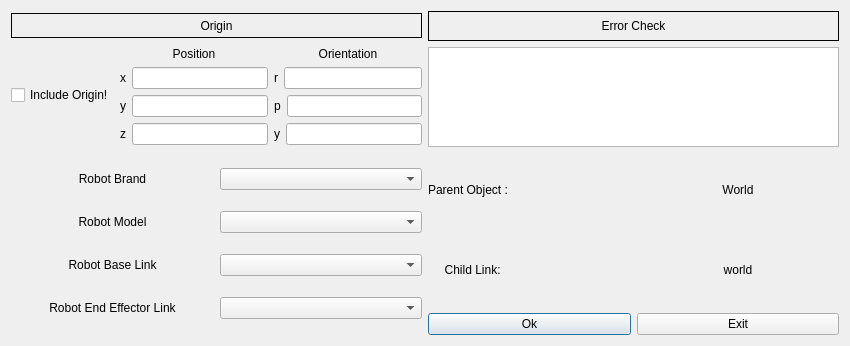
<?xml version="1.0" encoding="UTF-8"?>
<ui version="4.0">
 <class>AddRobot</class>
 <widget class="QDialog" name="AddRobot">
  <property name="geometry">
   <rect>
    <x>0</x>
    <y>0</y>
    <width>850</width>
    <height>346</height>
   </rect>
  </property>
  <property name="windowTitle">
   <string>Add Robot</string>
  </property>
  <layout class="QVBoxLayout" name="verticalLayout_7">
   <item>
    <layout class="QVBoxLayout" name="verticalLayout_6">
     <item>
      <layout class="QHBoxLayout" name="horizontalLayout_2">
       <item>
        <layout class="QVBoxLayout" name="verticalLayout_2">
         <item>
          <widget class="QLabel" name="origin_label_2">
           <property name="maximumSize">
            <size>
             <width>16777215</width>
             <height>25</height>
            </size>
           </property>
           <property name="frameShape">
            <enum>QFrame::Box</enum>
           </property>
           <property name="text">
            <string>Origin</string>
           </property>
           <property name="alignment">
            <set>Qt::AlignCenter</set>
           </property>
          </widget>
         </item>
         <item>
          <layout class="QHBoxLayout" name="horizontalLayout">
           <item>
            <widget class="QCheckBox" name="include_origin">
             <property name="text">
              <string>Include Origin!</string>
             </property>
            </widget>
           </item>
           <item>
            <layout class="QVBoxLayout" name="verticalLayout_14">
             <item>
              <widget class="QLabel" name="position_label_2">
               <property name="maximumSize">
                <size>
                 <width>16777215</width>
                 <height>15</height>
                </size>
               </property>
               <property name="text">
                <string>Position</string>
               </property>
               <property name="alignment">
                <set>Qt::AlignCenter</set>
               </property>
              </widget>
             </item>
             <item>
              <layout class="QHBoxLayout" name="horizontalLayout_21">
               <item>
                <widget class="QLabel" name="x_label_2">
                 <property name="text">
                  <string>x</string>
                 </property>
                 <property name="alignment">
                  <set>Qt::AlignCenter</set>
                 </property>
                </widget>
               </item>
               <item>
                <widget class="QLineEdit" name="x_2"/>
               </item>
              </layout>
             </item>
             <item>
              <layout class="QHBoxLayout" name="horizontalLayout_25">
               <item>
                <widget class="QLabel" name="y_label_2">
                 <property name="text">
                  <string>y</string>
                 </property>
                 <property name="alignment">
                  <set>Qt::AlignCenter</set>
                 </property>
                </widget>
               </item>
               <item>
                <widget class="QLineEdit" name="y_2"/>
               </item>
              </layout>
             </item>
             <item>
              <layout class="QHBoxLayout" name="horizontalLayout_26">
               <item>
                <widget class="QLabel" name="z_label_2">
                 <property name="text">
                  <string>z</string>
                 </property>
                 <property name="alignment">
                  <set>Qt::AlignCenter</set>
                 </property>
                </widget>
               </item>
               <item>
                <widget class="QLineEdit" name="z_2"/>
               </item>
              </layout>
             </item>
            </layout>
           </item>
           <item>
            <layout class="QVBoxLayout" name="verticalLayout_15">
             <item>
              <widget class="QLabel" name="orientation_label_2">
               <property name="maximumSize">
                <size>
                 <width>16777215</width>
                 <height>15</height>
                </size>
               </property>
               <property name="text">
                <string>Orientation</string>
               </property>
               <property name="alignment">
                <set>Qt::AlignCenter</set>
               </property>
              </widget>
             </item>
             <item>
              <layout class="QHBoxLayout" name="horizontalLayout_27">
               <item>
                <widget class="QLabel" name="roll_label_2">
                 <property name="text">
                  <string>r</string>
                 </property>
                 <property name="alignment">
                  <set>Qt::AlignCenter</set>
                 </property>
                </widget>
               </item>
               <item>
                <widget class="QLineEdit" name="roll_2"/>
               </item>
              </layout>
             </item>
             <item>
              <layout class="QHBoxLayout" name="horizontalLayout_28">
               <item>
                <widget class="QLabel" name="pitch_label_2">
                 <property name="text">
                  <string>p</string>
                 </property>
                 <property name="alignment">
                  <set>Qt::AlignCenter</set>
                 </property>
                </widget>
               </item>
               <item>
                <widget class="QLineEdit" name="pitch_2"/>
               </item>
              </layout>
             </item>
             <item>
              <layout class="QHBoxLayout" name="horizontalLayout_29">
               <item>
                <widget class="QLabel" name="yaw_label_2">
                 <property name="text">
                  <string>y</string>
                 </property>
                 <property name="alignment">
                  <set>Qt::AlignCenter</set>
                 </property>
                </widget>
               </item>
               <item>
                <widget class="QLineEdit" name="yaw_2"/>
               </item>
              </layout>
             </item>
            </layout>
           </item>
          </layout>
         </item>
        </layout>
       </item>
       <item>
        <layout class="QVBoxLayout" name="verticalLayout_3">
         <item>
          <widget class="QLabel" name="errorlist_label_2">
           <property name="maximumSize">
            <size>
             <width>16777215</width>
             <height>30</height>
            </size>
           </property>
           <property name="frameShape">
            <enum>QFrame::Box</enum>
           </property>
           <property name="text">
            <string>Error Check</string>
           </property>
           <property name="alignment">
            <set>Qt::AlignCenter</set>
           </property>
          </widget>
         </item>
         <item>
          <widget class="QTextBrowser" name="errorlist_2">
           <property name="maximumSize">
            <size>
             <width>16777215</width>
             <height>100</height>
            </size>
           </property>
          </widget>
         </item>
        </layout>
       </item>
      </layout>
     </item>
     <item>
      <layout class="QHBoxLayout" name="horizontalLayout_4">
       <item>
        <layout class="QVBoxLayout" name="verticalLayout">
         <item>
          <layout class="QHBoxLayout" name="horizontalLayout_43">
           <item>
            <widget class="QLabel" name="robot_brand_model">
             <property name="frameShape">
              <enum>QFrame::NoFrame</enum>
             </property>
             <property name="text">
              <string>Robot Brand</string>
             </property>
             <property name="alignment">
              <set>Qt::AlignCenter</set>
             </property>
            </widget>
           </item>
           <item>
            <widget class="QComboBox" name="robot_brand"/>
           </item>
          </layout>
         </item>
         <item>
          <layout class="QHBoxLayout" name="horizontalLayout_35">
           <item>
            <widget class="QLabel" name="robot_model_label">
             <property name="frameShape">
              <enum>QFrame::NoFrame</enum>
             </property>
             <property name="text">
              <string>Robot Model</string>
             </property>
             <property name="alignment">
              <set>Qt::AlignCenter</set>
             </property>
            </widget>
           </item>
           <item>
            <widget class="QComboBox" name="robot_model"/>
           </item>
          </layout>
         </item>
         <item>
          <layout class="QHBoxLayout" name="horizontalLayout_37">
           <item>
            <widget class="QLabel" name="robot_links_label">
             <property name="frameShape">
              <enum>QFrame::NoFrame</enum>
             </property>
             <property name="text">
              <string>Robot Base Link</string>
             </property>
             <property name="alignment">
              <set>Qt::AlignCenter</set>
             </property>
            </widget>
           </item>
           <item>
            <widget class="QComboBox" name="robot_links"/>
           </item>
          </layout>
         </item>
         <item>
          <layout class="QHBoxLayout" name="horizontalLayout_3">
           <item>
            <widget class="QLabel" name="robot_links_label_3">
             <property name="frameShape">
              <enum>QFrame::NoFrame</enum>
             </property>
             <property name="text">
              <string>Robot End Effector Link</string>
             </property>
             <property name="alignment">
              <set>Qt::AlignCenter</set>
             </property>
            </widget>
           </item>
           <item>
            <widget class="QComboBox" name="robot_ee_link"/>
           </item>
          </layout>
         </item>
        </layout>
       </item>
       <item>
        <layout class="QVBoxLayout" name="verticalLayout_5">
         <item>
          <layout class="QVBoxLayout" name="verticalLayout_4">
           <item>
            <layout class="QHBoxLayout" name="horizontalLayout_42">
             <item>
              <widget class="QLabel" name="parent_object_label">
               <property name="sizePolicy">
                <sizepolicy hsizetype="Minimum" vsizetype="Preferred">
                 <horstretch>0</horstretch>
                 <verstretch>0</verstretch>
                </sizepolicy>
               </property>
               <property name="frameShape">
                <enum>QFrame::NoFrame</enum>
               </property>
               <property name="text">
                <string>Parent Object :</string>
               </property>
               <property name="alignment">
                <set>Qt::AlignLeading|Qt::AlignLeft|Qt::AlignVCenter</set>
               </property>
              </widget>
             </item>
             <item>
              <widget class="QLabel" name="parent_object">
               <property name="text">
                <string>World</string>
               </property>
               <property name="alignment">
                <set>Qt::AlignCenter</set>
               </property>
               <property name="wordWrap">
                <bool>true</bool>
               </property>
              </widget>
             </item>
            </layout>
           </item>
           <item>
            <layout class="QHBoxLayout" name="horizontalLayout_34">
             <item>
              <widget class="QLabel" name="parent_link_label">
               <property name="sizePolicy">
                <sizepolicy hsizetype="Minimum" vsizetype="Minimum">
                 <horstretch>0</horstretch>
                 <verstretch>0</verstretch>
                </sizepolicy>
               </property>
               <property name="frameShape">
                <enum>QFrame::NoFrame</enum>
               </property>
               <property name="text">
                <string>     Child Link:</string>
               </property>
               <property name="alignment">
                <set>Qt::AlignLeading|Qt::AlignLeft|Qt::AlignVCenter</set>
               </property>
              </widget>
             </item>
             <item>
              <widget class="QLabel" name="parent_link">
               <property name="sizePolicy">
                <sizepolicy hsizetype="Preferred" vsizetype="Preferred">
                 <horstretch>0</horstretch>
                 <verstretch>0</verstretch>
                </sizepolicy>
               </property>
               <property name="text">
                <string>world</string>
               </property>
               <property name="alignment">
                <set>Qt::AlignCenter</set>
               </property>
               <property name="wordWrap">
                <bool>true</bool>
               </property>
              </widget>
             </item>
            </layout>
           </item>
          </layout>
         </item>
         <item>
          <layout class="QHBoxLayout" name="horizontalLayout_40">
           <item>
            <widget class="QPushButton" name="ok_2">
             <property name="toolTip">
              <string>Save robot configuration</string>
             </property>
             <property name="text">
              <string>Ok</string>
             </property>
            </widget>
           </item>
           <item>
            <widget class="QPushButton" name="exit_2">
             <property name="toolTip">
              <string>Discard changes and close</string>
             </property>
             <property name="text">
              <string>Exit</string>
             </property>
            </widget>
           </item>
          </layout>
         </item>
        </layout>
       </item>
      </layout>
     </item>
    </layout>
   </item>
  </layout>
 </widget>
 <resources/>
 <connections/>
</ui>
